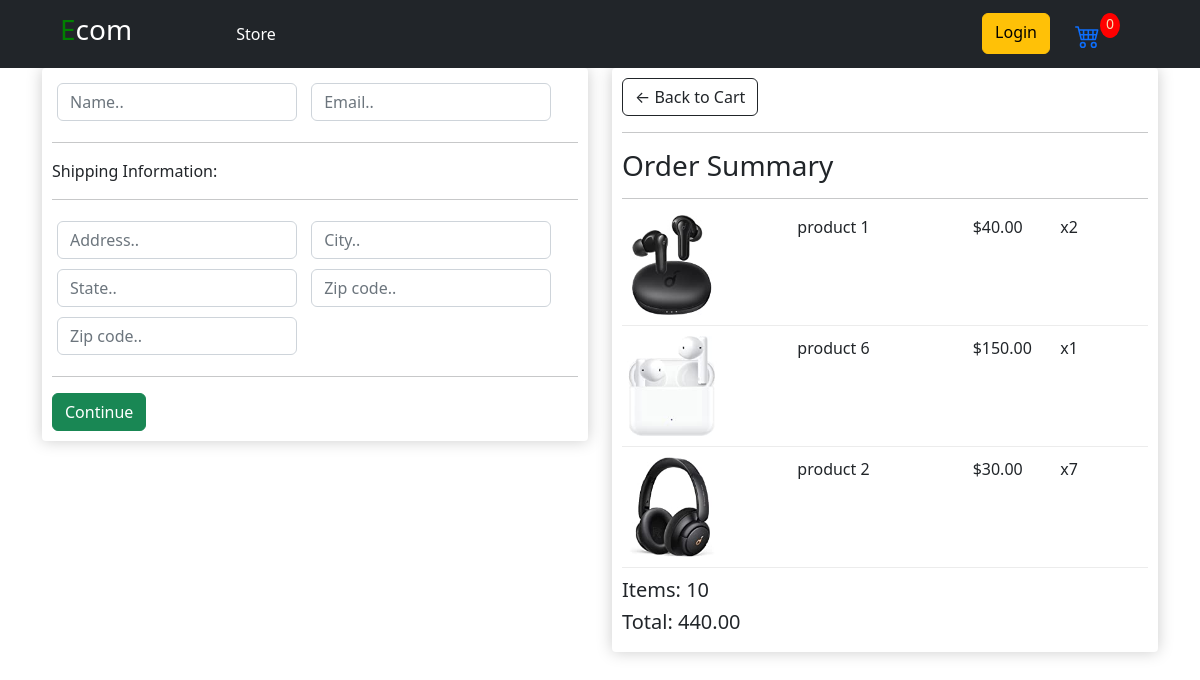
Screenshot of /checkout/ (signed in) with the database file from the repository.
### store/models.py (models this page shows, shortened)
class OrderItem(models.Model):
    product = models.ForeignKey(Product, on_delete=models.CASCADE)
    order = models.ForeignKey(Order, on_delete=models.CASCADE)
    quantity = models.IntegerField()
    date_added = models.DateTimeField(default=datetime.now)
    @property
    def get_total(self):
        total = self.product.price * self.quantity
        return total

class Product(models.Model):
    name    = models.CharField(max_length=50)
    price   = models.IntegerField()
    image  = models.ImageField(upload_to='product_image', default='blaceholder.png')
    digital = models.BooleanField(default=False, blank=False, null=True)

class Order(models.Model):
    customer = models.ForeignKey(Customer, on_delete=models.SET_NULL, null=True, blank=True)
    date_ordered = models.DateTimeField(default=datetime.now)
    complete = models.BooleanField(default=False, blank=False)
    transactions_id = models.CharField(max_length=200, null=True)
    @property
    def get_cart_total(self):
        orderitems = self.orderitem_set.all()
        total = sum([item.get_total for item in orderitems])
        return total
    @property
    def get_cart_items(self):
        orderitems = self.orderitem_set.all()
        total = sum([item.quantity for item in orderitems])
        return total

### store/views.py (the view)
# urls.py: path('checkout/', views.checkout, name="checkout" ),
def checkout(request):
    if request.user.is_authenticated:
        customer = request.user.customer
        order, created = Order.objects.get_or_create(customer=customer, complete=False)
        items = order.orderitem_set.all()
    else:
        items = []
        order = {'get_cart_total': 0, 'get_cart_items': 0}
    context = {
        'items': items,
        'order': order,
    }
    return render(request, "store/checkout.html", context)

### store/templates/store/checkout.html (shortened to what this page needs)
{% extends 'store/main.html' %}
{% load static %}
{% block content %}
    <div class="row">
		<div class="col-lg-6">
			<div class="box-element" id="form-wrapper">
				<form id="form">
					<div id="user-info">
						<div class="form-field">
							<input required class="form-control" type="text" name="name" placeholder="Name..">
						</div>
						<div class="form-field">
							<input required class="form-control" type="email" name="email" placeholder="Email..">
						</div>
					</div>
					<div id="shipping-info">
						<hr>
						<p>Shipping Information:</p>
						<hr>
						<div class="form-field">
							<input class="form-control" type="text" name="address" placeholder="Address..">
						</div>
						<div class="form-field">
							<input class="form-control" type="text" name="city" placeholder="City..">
						</div>
						<div class="form-field">
							<input class="form-control" type="text" name="state" placeholder="State..">
						</div>
						<div class="form-field">
							<input class="form-control" type="text" name="zipcode" placeholder="Zip code..">
						</div>
						<div class="form-field">
							<input class="form-control" type="text" name="country" placeholder="Zip code..">
						</div>
					</div>
					<hr>
					<input id="form-button" class="btn btn-success btn-block" type="submit" value="Continue">
				</form>
			</div>
			<br>
		</div>
		<div class="col-lg-6">
			<div class="box-element">
				<a  class="btn btn-outline-dark" href="{% url 'cart' %}">&#x2190; Back to Cart</a>
				<hr>
				<h3>Order Summary</h3>
				<hr>
				{%for item in items%}
				<div class="cart-row">
					<div style="flex:2"><img class="row-image" src="{{item.product.image.url}}"></div>
					<div style="flex:2"><p>{{ item.product.name }}</p></div>
					<div style="flex:1"><p>${{ item.product.price|floatformat:2 }}</p></div>
					<div style="flex:1"><p>x{{item.quantity}}</p></div>
				</div>
				{% endfor %}
				<h5>Items: {{order.get_cart_items}}</h5>
				<h5>Total: {{ order.get_cart_total|floatformat:2 }}</h5>
			</div>
		</div>
	</div>
{% endblock content %}

### static/css/main.css (style rules this page uses)
.box-element { box-shadow:hsl(0, 0%, 80%) 0 0 16px; background-color: #fff; border-radius: 4px; padding: 10px; }
.cart-row { display: flex; align-items: flex-stretch; padding-bottom: 10px; margin-bottom: 10px; border-bottom: 1px solid #ececec; }
.row-image { width: 100px; }
.form-field { width:250px; display: inline-block; padding: 5px; }

### rows the page displays
OrderItem: product.image (picture), product.name "product 1", product.price "40.00", quantity "2"
OrderItem: product.image (picture), product.name "product 6", product.price "150.00", quantity "1"
OrderItem: product.image (picture), product.name "product 2", product.price "30.00", quantity "7"
Order: get_cart_items "10", get_cart_total "440.00"
